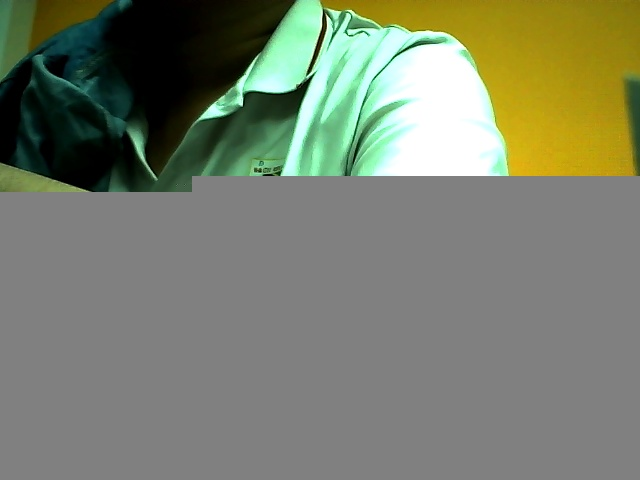
#> input picture day 47 11-7-2026/cam_test.jpg, 640 x 480 px, given in place of view1.png, which was not available
$ jupyter execute --allow-errors Question_5_6_7_8_Problem.ipynb
#> lines starting #> are read from the running program, lines starting #| are printed output that depends on the picture; pictures that were not available may be replaced by others from this repository, and a replacement may not be noted
[cell 1]
# Import thư viện (sửa lại cho VS Code thay vì Colab)
import cv2
import numpy as np
import matplotlib.pyplot as plt

# Hàm hiển thị ảnh cho VS Code (thay cv2_imshow của Colab)
def cv2_imshow(img):
    """Hiển thị ảnh trong VS Code"""
    if len(img.shape) == 2:  # Grayscale
        plt.imshow(img, cmap='gray')
    else:  # Color
        plt.imshow(cv2.cvtColor(img, cv2.COLOR_BGR2RGB))
    plt.axis('off')
    plt.show()

[cell 2]
# ============================================
# COSINE SIMILARITY
# ============================================

def cosine_similarity(x, y):
    numerator = np.dot(x, y)

    # Tính mẫu số: ||x|| × ||y||
    norm_x = np.sqrt(np.sum(x ** 2))
    norm_y = np.sqrt(np.sum(y ** 2))
    denominator = norm_x * norm_y

    # Tránh chia cho 0
    if denominator == 0:
        return 0

    return numerator / denominator

# Test
x = np.array([1, 2, 3])
y = np.array([4, 5, 6])
print(f"Cosine similarity: {cosine_similarity(x, y):.4f}")

[cell 3]
# ============================================
# CORRELATION COEFFICIENT
# ============================================

def computeCorrelationCofficient(X, Y):
    mean_x = np.mean(X)
    mean_y = np.mean(Y)

    # Tính tử số: Σ[(xᵢ - mean_x)(yᵢ - mean_y)]
    numerator = np.sum((X - mean_x) * (Y - mean_y))

    # Tính mẫu số: √[Σ(xᵢ - mean_x)² × Σ(yᵢ - mean_y)²]
    std_x = np.sum((X - mean_x) ** 2)
    std_y = np.sum((Y - mean_y) ** 2)
    denominator = np.sqrt(std_x * std_y)

    # Tránh chia cho 0
    if denominator == 0:
        return 0

    return np.round(numerator / denominator, 2)

# Test
X = np.array([1, 2, 3, 4, 5])
Y = np.array([2, 4, 5, 4, 5])
print(f"Correlation Coefficient: {computeCorrelationCofficient(X, Y)}")

[cell 4]
# ============================================
# STEREO MATCHING - COSINE SIMILARITY
# ============================================

def window_based_matching_cosine(left_img, right_img, disparity_range, kernel_size=5):

    # Đọc ảnh và chuyển sang grayscale
    left = cv2.imread(left_img, 0)
    right = cv2.imread(right_img, 0)

    left = left.astype(np.float32)
    right = right.astype(np.float32)

    height, width = left.shape[:2]

    # Tạo depth map rỗng
    depth = np.zeros((height, width), np.uint8)
    kernel_half = int((kernel_size - 1) / 2)
    scale = 3  # Nhân scale để dễ nhìn

    # Duyệt qua từng pixel (bỏ viền)
    for y in range(kernel_half, height - kernel_half):
        print(f"\rProcessing.. {y/(height-kernel_half)*100:.0f}% complete", end="", flush=True)

        for x in range(kernel_half, width - kernel_half):
            # Tìm disparity j sao cho cost (cosine similarity) lớn nhất
            disparity = 0
            cost_optimal = -1  # Cosine similarity trong khoảng [-1, 1]

            # Lấy window từ ảnh trái
            left_window = left[y - kernel_half:y + kernel_half + 1,
                             x - kernel_half:x + kernel_half + 1]
            left_window = left_window.flatten()  # Chuyển thành vector 1D

            # Tìm window tương ứng trong ảnh phải
            for j in range(disparity_range):
                # Kiểm tra biên
                if x - j - kernel_half < 0:
                    continue

                # Lấy window từ ảnh phải (dịch sang trái j pixels)
                right_window = right[y - kernel_half:y + kernel_half + 1,
                                    x - j - kernel_half:x - j + kernel_half + 1]
                right_window = right_window.flatten()

                # Tính cosine similarity
                cost = cosine_similarity(left_window, right_window)

                # Cập nhật disparity nếu cost tốt hơn
                if cost > cost_optimal:
                    cost_optimal = cost
                    disparity = j

            # Lưu disparity vào depth map
            depth[y, x] = disparity * scale

    print("\n✓ Hoàn thành!")
    return depth

[cell 5]
# ============================================
# HIỂN THỊ ẢNH GỐC
# ============================================

# Sửa đường dẫn cho VS Code (bỏ /content)
left_img_path = "MiddleburyDataset/normal condition/view1.png"
right_img_path = "MiddleburyDataset/normal condition/view5.png"

disparity_range = 64
kernel_size = 5

left = cv2.imread(left_img_path)
#> left is the input picture: shape (480, 640, 3); mean B, G, R 108.5, 127.2, 121.1
right = cv2.imread(right_img_path)
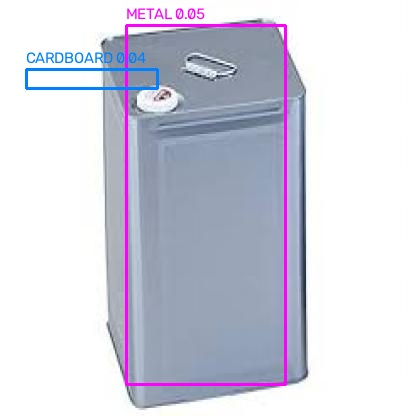
#> input picture day 47 11-7-2026/test_metal1000_jpg.rf.f972491130c59d3bff7e97b22e8e2980.jpg, 416 x 416 px, given in place of view5.png, which was not available
#> right is the input picture: shape (416, 416, 3); mean B, G, R 223.5, 210.8, 210.2

print("Ảnh trái:")
cv2_imshow(left)
print("\nẢnh phải:")
cv2_imshow(right)

[cell 6]
# ============================================
# TẠO DEPTH MAP - COSINE SIMILARITY
# ============================================

left_img_path = "MiddleburyDataset/normal condition/view1.png"
right_img_path = "MiddleburyDataset/normal condition/view5.png"

disparity_range = 64
kernel_size = 5

# Tạo depth map
#> (the rest of this cell did not finish here and is left out)

#> in window_based_matching_cosine, `left = cv2.imread(left_img, 0)`:
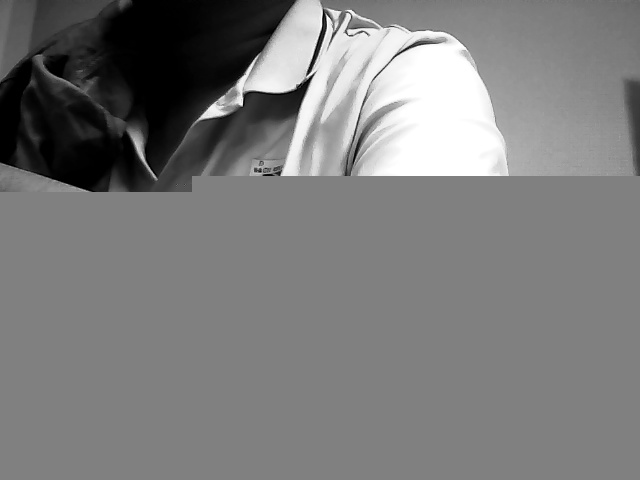
#> left: shape (480, 640); min 0, max 255, mean 123.3
#> in window_based_matching_cosine, `right = cv2.imread(right_img, 0)`:
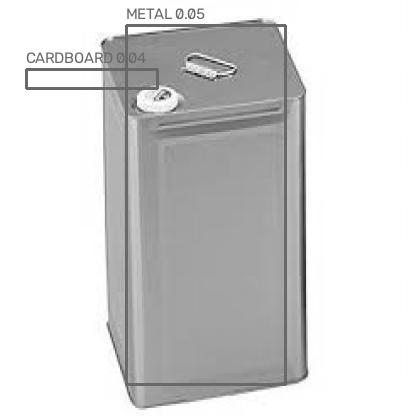
#> right: shape (416, 416); min 16, max 255, mean 212.2

# Hiển thị kết quả
print("\nDepth map (Grayscale):")
cv2_imshow(depth)
print("\nDepth map (Color):")
cv2_imshow(cv2.applyColorMap(depth, cv2.COLORMAP_JET))

[cell 7]
# ============================================
# Question 5: ĐÁNH GIÁ COSINE - NORMAL CONDITION
# ============================================

def compute_rms_error(matrix1, matrix2):
    """
    Tính Root Mean Square Error (RMSE) giữa 2 ma trận

    Công thức: RMSE = √[Σ(matrix1 - matrix2)² / (width × height)]

    RMSE càng nhỏ = depth map càng chính xác
    """
    return np.sqrt(np.sum(np.square(matrix1 - matrix2)) / (matrix1.shape[0] * matrix1.shape[1]))

left_img_path = "MiddleburyDataset/normal condition/view1.png"
right_img_path = "MiddleburyDataset/normal condition/view5.png"
groundtruth_img_path = "MiddleburyDataset/disp1.png"

disparity_range = 64
kernel_size = 5

# Tạo depth map bằng cosine similarity
#> (the rest of this cell did not finish here and is left out)


# So sánh với ground truth
groundtruth_image = cv2.imread(groundtruth_img_path, 0)
rmse = compute_rms_error(depth, groundtruth_image)
print(f"\n📊 RMSE (Cosine - Normal): {rmse:.2f}")

[cell 8]
# ============================================
# STEREO MATCHING - CORRELATION COEFFICIENT
# ============================================

def window_based_matching_correlation(left_img, right_img, disparity_range, kernel_size=5):
    """
    Tạo depth map bằng stereo matching với correlation coefficient

    Tương tự như cosine similarity nhưng dùng hệ số tương quan Pearson

    Args:
        left_img: đường dẫn ảnh trái
        right_img: đường dẫn ảnh phải
        disparity_range: khoảng tìm kiếm disparity
        kernel_size: kích thước cửa sổ

    Returns:
        depth map
    """
#> called with disparity_range = 64, kernel_size = 5
    # Đọc ảnh và chuyển sang grayscale
    left = cv2.imread(left_img, 0)
    right = cv2.imread(right_img, 0)

    left = left.astype(np.float32)
    right = right.astype(np.float32)

    height, width = left.shape[:2]

    # Tạo depth map rỗng
    depth = np.zeros((height, width), np.uint8)
    kernel_half = int((kernel_size - 1) / 2)
    scale = 3

    # Duyệt qua từng pixel
    for y in range(kernel_half, height - kernel_half):
        print(f"\rProcessing.. {y/(height-kernel_half)*100:.0f}% complete", end="", flush=True)

        for x in range(kernel_half, width - kernel_half):
            # Tìm disparity j sao cho correlation lớn nhất
            disparity = 0
            cost_optimal = -1

            # Lấy window từ ảnh trái
            left_window = left[y - kernel_half:y + kernel_half + 1,
                             x - kernel_half:x + kernel_half + 1]
            left_window = left_window.flatten()

            # Tìm window tương ứng trong ảnh phải
            for j in range(disparity_range):
                # Kiểm tra biên
                if x - j - kernel_half < 0:
                    continue

                # Lấy window từ ảnh phải
                right_window = right[y - kernel_half:y + kernel_half + 1,
                                    x - j - kernel_half:x - j + kernel_half + 1]
                right_window = right_window.flatten()

                # Tính correlation coefficient
                cost = computeCorrelationCofficient(left_window, right_window)

                # Cập nhật disparity nếu correlation tốt hơn
                if cost > cost_optimal:
                    cost_optimal = cost
                    disparity = j

            # Lưu disparity vào depth map
            depth[y, x] = disparity * scale

    print("\n✓ Hoàn thành!")
    return depth

[cell 9]
# ============================================
# Question 6: ĐÁNH GIÁ CORRELATION - NORMAL CONDITION
# ============================================

left_img_path = "MiddleburyDataset/normal condition/view1.png"
right_img_path = "MiddleburyDataset/normal condition/view5.png"
groundtruth_img_path = "MiddleburyDataset/disp1.png"

disparity_range = 64
kernel_size = 5

# Tạo depth map bằng correlation coefficient
#> (the rest of this cell did not finish here and is left out)

[cell 10]
# ============================================
# Question 7: ĐÁNH GIÁ COSINE - DIFFICULT CONDITION
# ============================================

left_img_path = "MiddleburyDataset/dificult condition/view1_d.png"
right_img_path = "MiddleburyDataset/dificult condition/view5_d.png"
groundtruth_img_path = "MiddleburyDataset/disp1.png"

disparity_range = 64
kernel_size = 5

# Tạo depth map với điều kiện khó (ánh sáng khác nhau)
#> (the rest of this cell did not finish here and is left out)


# So sánh với ground truth
groundtruth_image = cv2.imread(groundtruth_img_path, 0)
rmse = compute_rms_error(depth, groundtruth_image)
print(f"\n📊 RMSE (Cosine - Difficult): {rmse:.2f}")
print("⚠️ RMSE cao hơn vì điều kiện ánh sáng khác nhau giữa 2 ảnh")

[cell 11]
# ============================================
# Question 8: ĐÁNH GIÁ CORRELATION - DIFFICULT CONDITION
# ============================================

left_img_path = "MiddleburyDataset/dificult condition/view1_d.png"
right_img_path = "MiddleburyDataset/dificult condition/view5_d.png"
groundtruth_img_path = "MiddleburyDataset/disp1.png"

disparity_range = 64
kernel_size = 5

# Tạo depth map với điều kiện khó
#> (the rest of this cell did not finish here and is left out)
